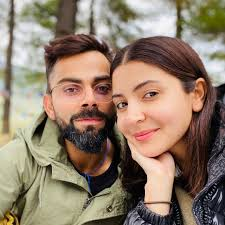
#> input picture virat.jpeg, 225 x 225 px
$ python main.py
#> lines starting #> are read from the running program, lines starting #| are printed output that depends on the picture
import cv2

src = cv2.imread("virat.jpeg", cv2.IMREAD_UNCHANGED)
#> src is the input picture: shape (225, 225, 3); mean B, G, R 106.5, 124.1, 142.8
cv2.imshow("title", src)

# percent by which the image is resized
scale_percent = 50

# calculate the 50% of original dimensions
width = int(src.shape[1] * scale_percent / 100)
#> width = 112
height = int(src.shape[0] * scale_percent / 100)
#> height = 112

#dsize
dsize = (width, height)
#> dsize = (112, 112)

#resize image
output = cv2.resize(src, dsize)
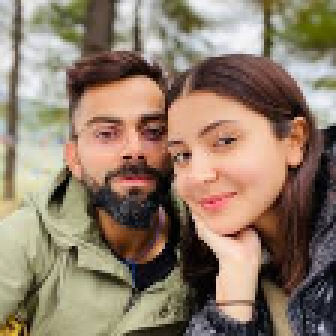
#> output: shape (112, 112, 3) (shown 3 times larger); mean B, G, R 106.4, 124, 142.6

cv2.imwrite('D:/cv2-resize-image-50.png', output)
cv2.waitKey(0)
